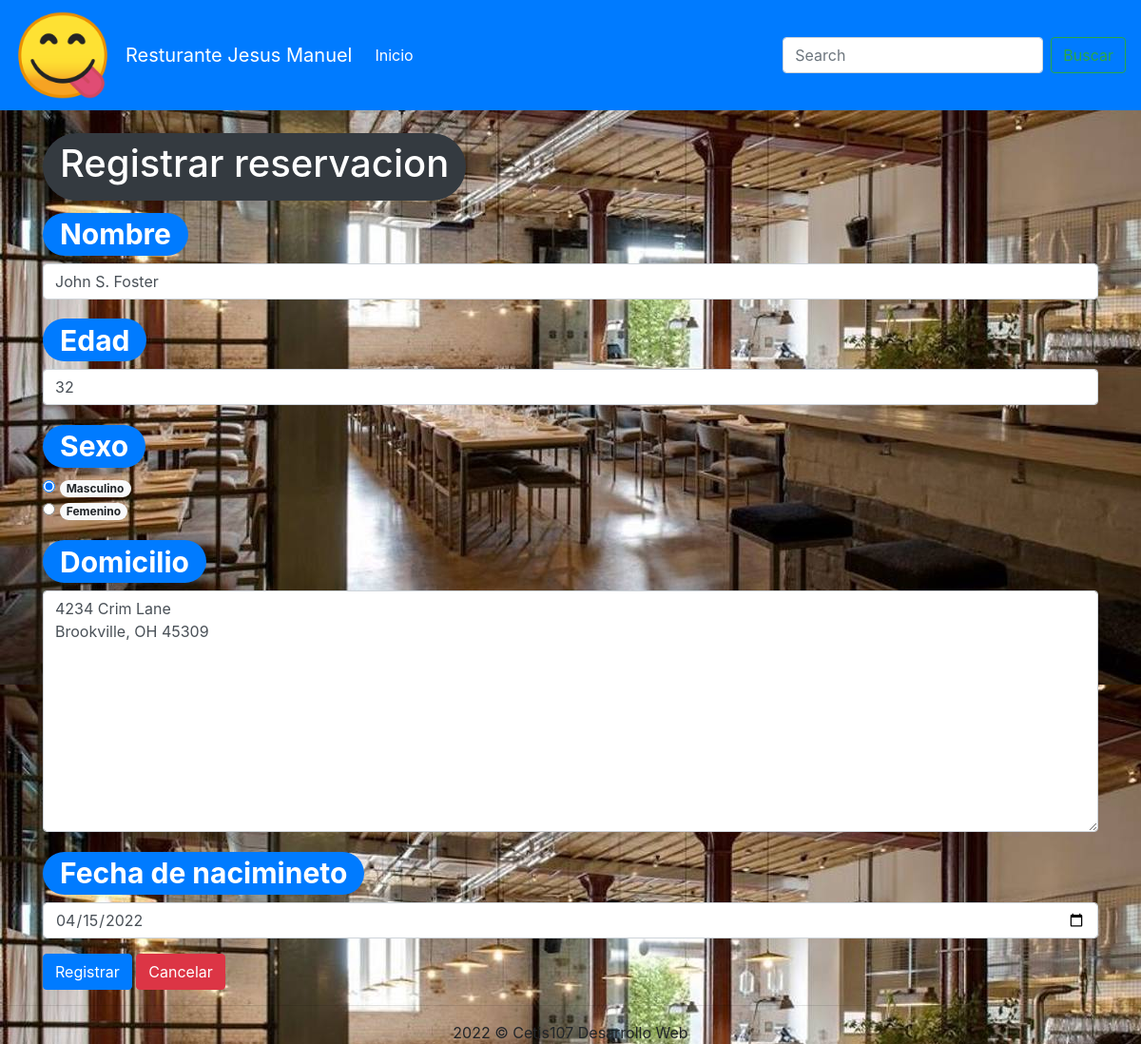
The app's page /PracticaWebDatos/actualizarRegistro.php?id=3 with its own data.
### tables this page shows
CREATE TABLE `cliente` (
  `id` int(11) NOT NULL,
  `nombre` varchar(100) NOT NULL,
  `edad` int(11) NOT NULL,
  `sexo` bit(1) NOT NULL,
  `domicilio` varchar(100) NOT NULL,
  `fecha_nacimiento` date NOT NULL
);

### PracticaWebDatos/actualizarRegistro.php (the view, shortened to what this page needs)
<!DOCTYPE html>
<html lang="en">
<head>
    <link rel="stylesheet" href="css/bootstrap.css">
</head>
<body  background="imagenes/fondo.jpg">
    <?php
        include 'conexion.php';
        $id = $_GET["id"];
        $sql = "SELECT * FROM cliente WHERE id=" . $id;
        $resultado = $conexion->query($sql);
        $registro = $resultado->fetch_assoc();
    ?>
    <?php include 'menu.php'; ?>
    <br>
    <div class="container">
        <div class="row">
            <div class="col-12">
            <h1><span class="badge badge-pill badge-dark"><h1>Registrar reservacion</h1></span></h1>
                <form method="post" action="guardarRegistro.php">
                    <div class="form-group">
                    <h1><span class="badge badge-pill badge-primary">Nombre</span></h1>
                        <input value="<?php echo $registro["nombre"]; ?>" type="text" class="form-control" name="nombre" placeholder="Teclea el nombre">
                    </div>
                    <div class="form-group">
                    <h1><span class="badge badge-pill badge-primary">Edad</span></h1>
                        <input value="<?php echo $registro["edad"]; ?>" type="number" class="form-control" name="edad" placeholder="Teclea la edad">
                    </div>
                    <h1><span class="badge badge-pill badge-primary">Sexo</span></h1>
                    <div class="form-group">
                    <?php
                        if($registro["sexo"]){
                            echo "<input type='radio' name='sexo' value='1' checked>"  ?> <span class="badge badge-pill badge-light">Masculino</span><br><?php
                            echo "<input type='radio' name='sexo' value='0'>" ?>  <span class="badge badge-pill badge-light">Femenino</span> <br><?php
                        } else {
                            echo "<input type='radio' name='sexo' value='1'>"  ?> <span class="badge badge-pill badge-light">Masculino</span><br><?php
                            echo "<input type='radio' name='sexo' value='0' checked>" ?>  <span class="badge badge-pill badge-light">Femenino</span> <br><?php
                        }
                    ?>
                    </div>
                    <div class="form-group">
                    <h1><span class="badge badge-pill badge-primary">Domicilio</span></h1>
                        <textarea name="domicilio" id="" cols="30" rows="10" class="form-control"><?php echo $registro["domicilio"] ?>
                        </textarea>
                    </div>
                    <div class="form-group">
                    <h1><span class="badge badge-pill badge-primary">Fecha de nacimineto</span></h1>
                        <input value="<?php echo $registro["fecha_nacimiento"]; ?>" type="date" class="form-control" name="fecha_nacimiento">
                    </div>
                    <div>
                        <input type="submit" class="btn btn-primary" value="Registrar">
                        <a href="consultarDatos.php" class="btn btn-danger">Cancelar</a>
                    </div>
                </form>
            </div>
        </div>
    </div>
    <footer class="text-center">
        <hr>
        2022 &copy; Cetis107 Desarrollo Web
    </footer>
</body>
</html>

### records on screen
cliente: nombre "John S. Foster", edad "32", domicilio "4234 Crim Lane Brookville, OH 45309", fecha_nacimiento "04/15/2022"
